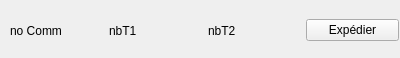
<?xml version="1.0" encoding="UTF-8"?>
<ui version="4.0">
 <class>WidgetComm</class>
 <widget class="QWidget" name="WidgetComm">
  <property name="geometry">
   <rect>
    <x>0</x>
    <y>0</y>
    <width>400</width>
    <height>58</height>
   </rect>
  </property>
  <property name="windowTitle">
   <string>Form</string>
  </property>
  <widget class="QWidget" name="horizontalLayoutWidget">
   <property name="geometry">
    <rect>
     <x>10</x>
     <y>10</y>
     <width>389</width>
     <height>41</height>
    </rect>
   </property>
   <layout class="QHBoxLayout" name="horizontalLayout">
    <item>
     <widget class="QLabel" name="nNoComm">
      <property name="text">
       <string>no Comm</string>
      </property>
     </widget>
    </item>
    <item>
     <widget class="QLabel" name="nNbT1">
      <property name="text">
       <string>nbT1</string>
      </property>
     </widget>
    </item>
    <item>
     <widget class="QLabel" name="nNbT2">
      <property name="text">
       <string>nbT2</string>
      </property>
     </widget>
    </item>
    <item>
     <widget class="QPushButton" name="pushButton">
      <property name="text">
       <string>Expédier</string>
      </property>
     </widget>
    </item>
   </layout>
  </widget>
 </widget>
 <resources/>
 <connections/>
</ui>
